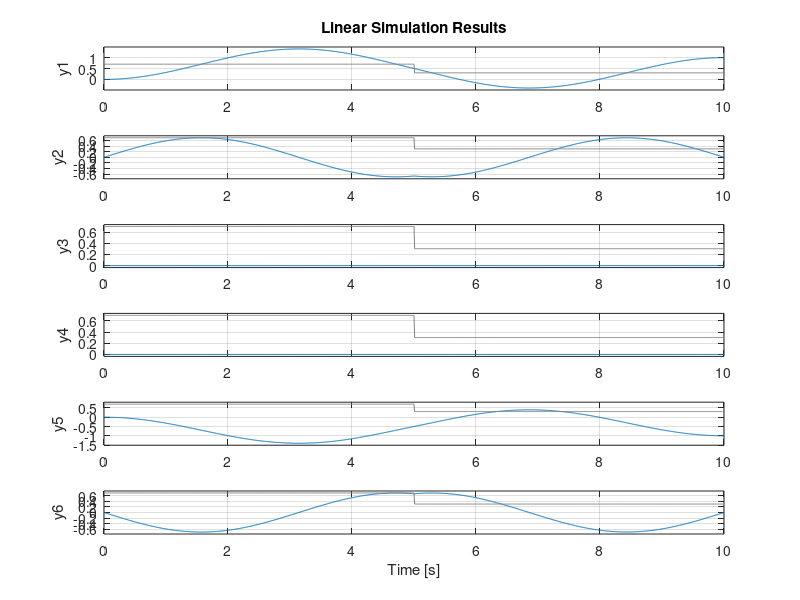

Write the MATLAB code that produced this figure.
clc;
clear;
A=[0,1,0,0,0,0;
  -1,0,1,0,0,0;
   0,0,0,1,0,0;
   1,0,-2,0,1,0;
   0,0,0,0,0,1;
   0,0,1,0,-1,0];
B=[0 1 0 0 0 -1]';
C=[0 0 1 0 0 0];
D=0;
c=eye(6);
Sys=ss(A,B,C,D);
[S,d]=eig(A);
sys=ss(A,B,c,D);
% rank([-A B])
% rank([i*eye(6)-A B])
% rank([i*sqrt(3)*eye(6)-A B])
Tf=10;
Tm=5;
T=0:0.01:Tf;
Input(1,1:1:Tm/0.01+1)=0.698;
Input(1,Tm/0.01+2:1:Tf/0.01+1)=0.302;
lsim(sys,Input',T)
% [Abar,Bbar,Cbar,T,k]=ctrbf(A,B,C);
% TMP=ctrb(A,B);
% Q=[TMP(:,1) TMP(:,2)];
% Q(:,3)=[0 0 1 0 0 0]';
% Q(:,4)=[0,0,0,1,0,0]';
% Q(:,5)=[0,0,0,0,0,1]';
% Q(:,6)=[1,0,0,0,0,0]';
% A_c=pinv(Q)*A*Q;
% B_c=pinv(Q)*B;
% C_c=C*Q;
% D_c=0;
% Sys_c=ss(A_c,B_c,C_c,D_c);
% % X_f1=[1,0,0,0,-1,0]';
% % Z_f1=pinv(Q)*X_f1;
% % X_f2=[1,0,0,0,1,0]';
% % Z_f2=pinv(Q)*X_f2;
% % X_f3=[1,0,1,0,1,0]';
% % Z_f3=pinv(Q)*X_f3;
% Ob=obsv(A,C)
% rank([A;C])
% rank([i*eye(6)-A;C])
% rank([i*sqrt(3)-A;C])
